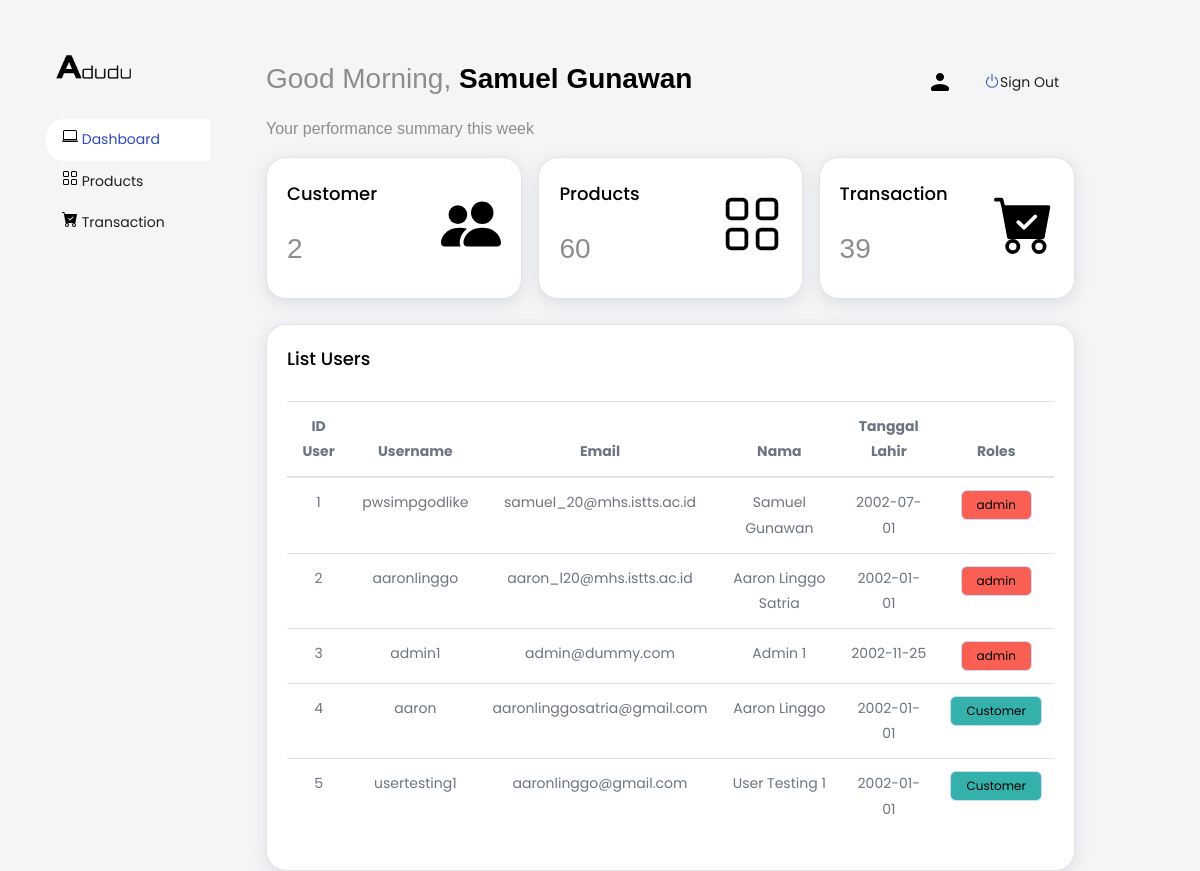
/admin/index.php (signed in), run on an earlier commit of the app's database.
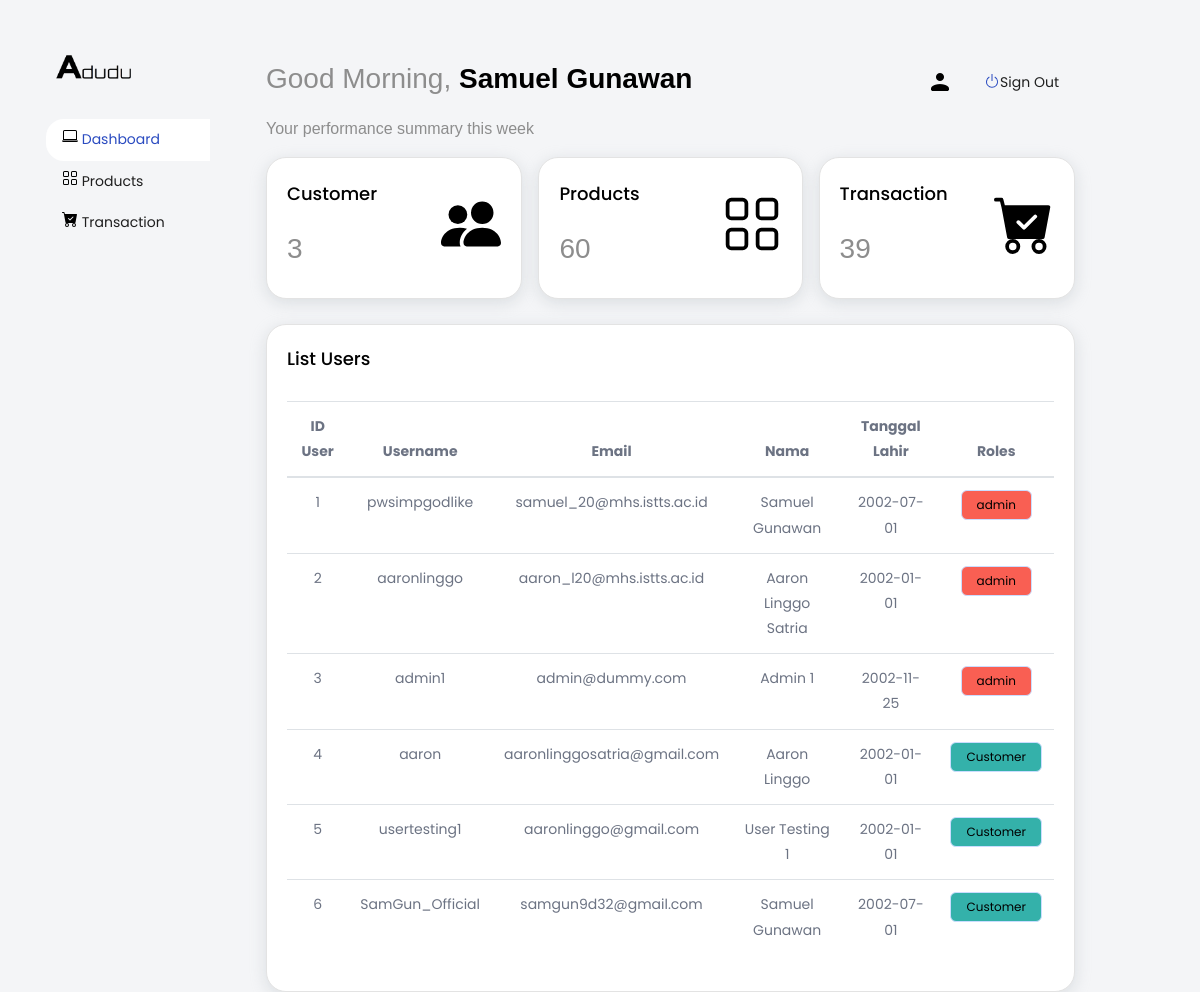
And on a later commit of the database.
### tables this page shows
CREATE TABLE `users` (
  `id_user` int(16) NOT NULL,
  `username` varchar(100) NOT NULL,
  `email` varchar(100) NOT NULL,
  `nama` varchar(100) NOT NULL,
  `tanggal_lahir` date NOT NULL,
  `password` varchar(100) NOT NULL,
  `roles` varchar(100) NOT NULL,
  `first_name` varchar(255) NOT NULL,
  `last_name` varchar(255) NOT NULL
);

### admin/index.php (the view, shortened to what the changed rows need)
<?php
    require_once("../controller/connection.php");
    if(!isset($_SESSION['active'])) {
        header('Location: ../index.php');
    } else {
        $id_user = $_SESSION['active'];
        $stmt = $conn->prepare("SELECT * FROM users WHERE id_user=$id_user");
        $stmt->execute();
        $admin = $stmt->get_result()->fetch_assoc();
    }
    $stmt = $conn->prepare("SELECT * FROM users");
    $stmt->execute();
    $users = $stmt->get_result()->fetch_all(MYSQLI_ASSOC);
    $stmt = $conn->prepare("SELECT * FROM users where roles = 'Customer'");
    $stmt->execute();
    $cust = $stmt->get_result()->fetch_all(MYSQLI_ASSOC);
?>
<!DOCTYPE html>
<html lang="en-US">
    <head>
        <?php require_once("./section/connection_head.php") ?>
        <link rel="stylesheet" href="style.css">
    </head>
    <body class="main-layout" style="background-color: #f4f5f7;">
        <div class="row">
            <div class="col-lg-10">
                <div class="navbar-menu-wrapper d-flex align-items-top justify-content-between">
                    <div class="navbar-nav">
                        <div class="nav-item font-weight-semibold d-none d-lg-block ms-0">
                            <h1 class="welcome-text">Good Morning, <span class="text-black fw-bold"><?= $admin['nama'] ?></span></h1>
                        </div>
                    </div>
                </div>
                <div class="navbar-menu-wrapper">
                    <div class="d-flex">
                        <a href="./index.php" style="margin-right: 2vh; width: 33%;">
                            <div class="card">
                                <div class="card-body">
                                    <div class="d-flex justify-content-between align-items-center">
                                        <div>
                                            <div class="card-title">Customer</div>
                                            <div class="welcome-text"><?= count($cust) ?></div>
                                        </div>
                                    </div>
                                </div>
                            </div>
                        </a>
                    </div>
                    <br>
                    <div class="card">
                        <div class="card-body">
                            <div class="table-responsive" id="tableUpdate">
                                <table class="table table-hover" style="text-align: center;">
                                    <thead>
                                        <tr>
                                            <th>ID User</th>
                                            <th>Username</th>
                                            <th>Email</th>
                                            <th>Nama</th>
                                            <th>Tanggal Lahir</th>
                                            <th>Roles</th>
                                        </tr>
                                    </thead>
                                    <tbody class="dashboard_btn">
                                        <?php foreach ($users as $key => $value) { ?>
                                            <tr>
                                                <td><?= $value['id_user'] ?></td>
                                                <td><?= $value['username'] ?></td>
                                                <td><?= $value['email'] ?></td>
                                                <td><?= $value['nama'] ?></td>
                                                <td><?= $value['tanggal_lahir'] ?></td>
                                                <td>
                                                    <?php
                                                    if($value['roles'] == "admin") {
                                                        echo "<button class='btn btn-danger' style='cursor: default; margin:0; background-color: #F95F53;'>admin</button>";
                                                    } else {
                                                        echo "<button class='btn btn-success' style='cursor: default; margin:0; background-color: #34B1AA;'>Customer</button>";
                                                    }
                                                    ?>
                                                </td>
                                            </tr>
                                        <?php } ?>
                                    </tbody>
                                </table>
                            </div>
                        </div>
                    </div>
                </div>
            </div>
        </div>
    </body>
</html>

What changed in the data, as far as the page shows it:
added users: id_user "6", username "SamGun_Official", email "samgun9d32@gmail.com", nama "Samuel Gunawan", tanggal_lahir "2002-07-01", roles "Customer"
Also different on the page:
count($cust): "2" → "3"
